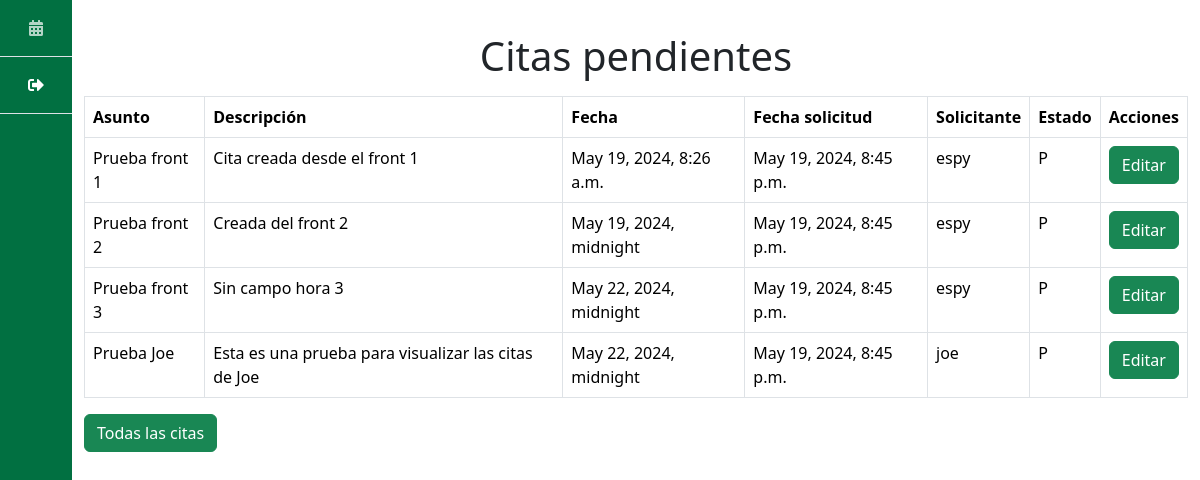
Page /citas_pendientes/ (signed in) on the committed database.
### paginas/models.py (models this page shows, shortened)
class Cita(models.Model):
    PENDIENTE = 'P'
    CONFIRMADA = 'C'
    CANCELADA = 'X'
    ESTADOS_CITA = [
        (PENDIENTE, 'Pendiente'),
        (CONFIRMADA, 'Confirmada'),
        (CANCELADA, 'Cancelada'),
    ]
    titulo = models.CharField(max_length=100)
    motivo = models.TextField(max_length=100)
    fecha = models.DateTimeField()
    user = models.ForeignKey(User, on_delete=models.CASCADE)
    estado = models.CharField(
        max_length=1,
        choices=ESTADOS_CITA,
        default=PENDIENTE,
    )
    solicitada = models.DateTimeField(auto_now_add=True)

### paginas/views.py (the view)
# urls.py: path('citas_pendientes/', views.citas_pendientes, name = 'citas_pendientes')
def citas_pendientes(request):
    if request.user.username == 'espy':
        citas = Cita.objects.filter(estado='P').order_by('solicitada')
    else:
        citas = Cita.objects.filter(
            estado='P', user=request.user).order_by('solicitada')
    return render(request, 'citas_pendientes.html', {
        'citas': citas})

### paginas/templates/citas_pendientes.html
{% extends 'base.html' %} {% block content %}
<h1 class="text-center mt-3 mb-3">Citas pendientes</h1>
<table class="table table-bordered">
    <thead>
        <tr>
            <th scope="col">Asunto</th>
            <th scope="col">Descripción</th>
            <th scope="col">Fecha</th>
            <th scope="col">Fecha solicitud</th>
            <th scope="col">Solicitante</th>
            <th scope="col">Estado</th>
            <th scope="col">Acciones</th>
        </tr>
    </thead>
    <tbody>
        {% for cita in citas %}
        <tr>
            <td>{{ cita.titulo }}</td>
            <td>{{ cita.motivo }}</td>
            <td>{{ cita.fecha }}</td>
            <td>{{ cita.solicitada }}</td>
            <td>{{ cita.user }}</td>
            <td>{{ cita.estado }}</td>
            <td>
                {% if user.username == 'espy' %}
                    <a href="/citas/{{ cita.id }}" class="btn btn-success"
                        >Editar
                    </a>
                {% else %}
                    # Opcion editar de usuario normal
                {% endif %}
            </td>
            {% endfor %}
        </tr>
    </tbody>
</table>
<a href="/citas" class="btn btn-success">Todas las citas</a>
{% endblock %}

### paginas/static/css/styles.css (style rules this page uses)
:root { --bs-primary: #017041; --bs-secondary: #f1a730; }

### rows in the picture
Cita: titulo "Prueba front 1", motivo "Cita creada desde el front 1", fecha "May 19, 2024, 8:26 a.m.", solicitada "May 19, 2024, 8:45 p.m.", user "espy", estado "P"
Cita: titulo "Prueba front 2", motivo "Creada del front 2", fecha "May 19, 2024, midnight", solicitada "May 19, 2024, 8:45 p.m.", user "espy", estado "P"
Cita: titulo "Prueba front 3", motivo "Sin campo hora 3", fecha "May 22, 2024, midnight", solicitada "May 19, 2024, 8:45 p.m.", user "espy", estado "P"
Cita: titulo "Prueba Joe", motivo "Esta es una prueba para visualizar las citas de Joe", fecha "May 22, 2024, midnight", solicitada "May 19, 2024, 8:45 p.m.", user "joe", estado "P"
